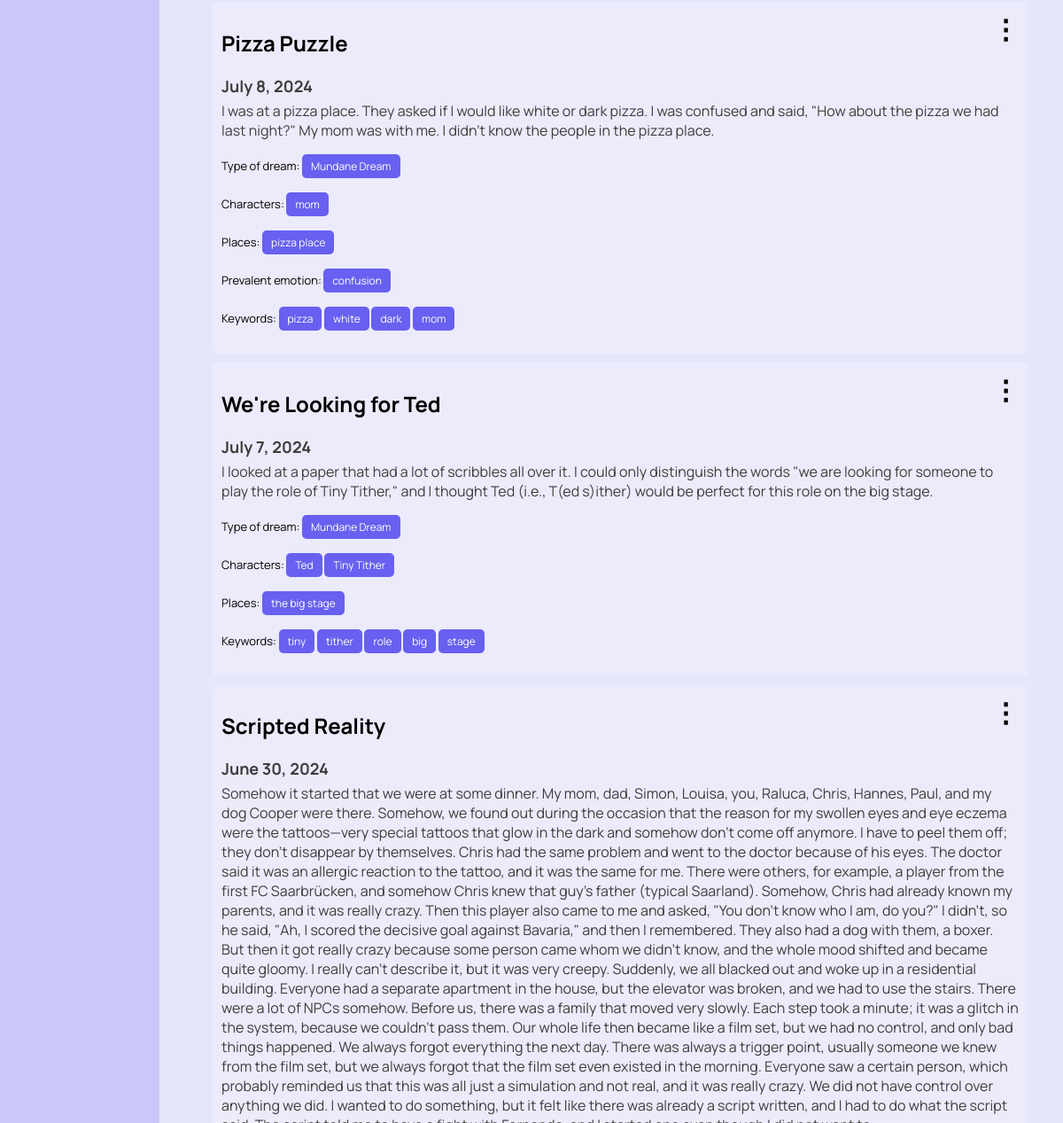
The page /dreams/view_shared/ (signed in, middle part) on the database as committed earlier.
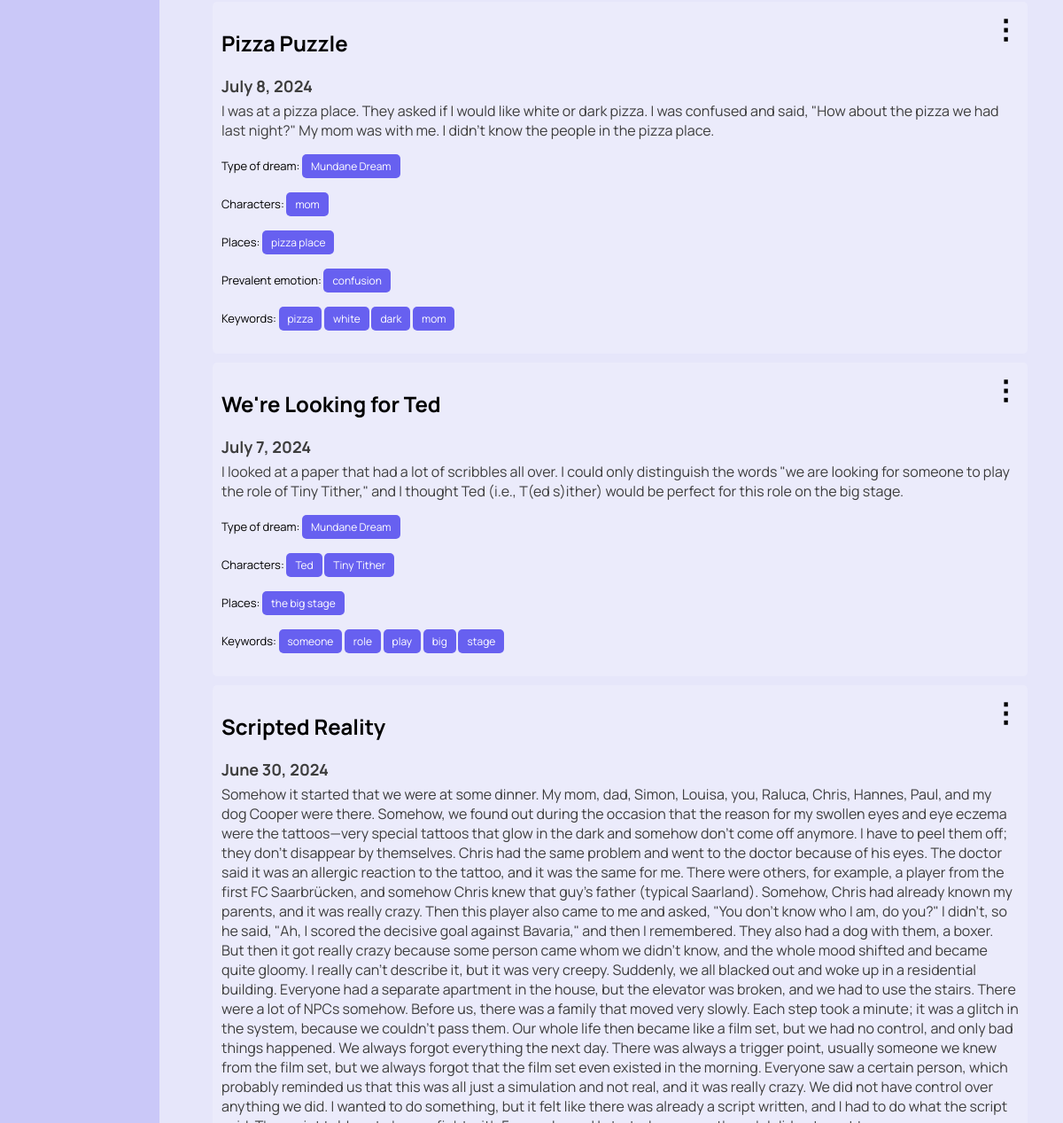
The same page on the database as committed later.
### dreams/models.py (models this page shows, shortened)
class Dream(models.Model):
    classification_options = [
        ('0', 'Nightmare'),
        ('1', 'Mundane Dream'),
        ('2', 'Lucid Dream'),
        ('3', 'Existential Dream'),
    ]
    user = models.ForeignKey(User, on_delete=models.CASCADE)
    date = models.DateField()
    time = models.TimeField(default=timezone.now)
    content = models.TextField()
    shared = models.BooleanField(default=False)
    anon = models.BooleanField(default=False)
    processed = models.BooleanField(default=False)
    is_favorite = models.BooleanField(default=False)
    keywords = models.JSONField(default=list, blank=True)
    classification = models.CharField(max_length=1, choices=classification_options, blank=True, null=True, default='')
    characters = models.JSONField(default=list, blank=True)
    places = models.JSONField(default=list, blank=True)
    emotion = models.CharField(max_length=20, blank=True)
    emotion_options = ['anger', 'apprehension', 'sadness', 'confusion', 'happiness', '']
    optional_titles = models.JSONField(default=list, blank=True)
    title = models.TextField(blank=True)
    User.add_to_class('is_new', models.BooleanField(default=True))
    def classification_string(self):
        return dict(self.classification_options).get(self.classification, "No classification")

### dreams/views.py (the view)
# urls.py: path('view_shared/', views.view_shared, name='view_shared'),
@login_required
def view_shared(request):
    query = request.GET.get('q', '')
    dreams = Dream.objects.filter(shared=True)
    if query:
        dreams = dreams.filter(content__icontains=query)
    dreams = dreams.order_by('-date', '-time')
    context = {
        'dreams': dreams,
        'query': query,
        'is_shared_view': True,
    }
    return render(request, 'dreams/dream_journal.html', context)

### dreams/templatetags/highlight.py (called while the page is built)
@register.filter(name='highlight')
def highlight(text, search):
    pattern = re.compile(re.escape(search), re.IGNORECASE)
    highlighted_text = pattern.sub(f'<span class="highlight">{search}</span>', text)
    return highlighted_text

### dreams/templates/dreams/dream_journal.html (shortened to what this page needs)
{% load static %}
{% load highlight %}
<!DOCTYPE html>
<html>
<head>
    <link rel="stylesheet" type="text/css" href="{% static 'css/styles.css' %}">
</head>
<body>
<div class="sidenav">
</div>
<div class="dreams">
    {% if dreams %}
    {% for dream in dreams%}
    {% if not query or query|lower in dream.content|lower %}
    <div class="dream">
        {% if dream.title %}
            <h2 class="dream-title">{{ dream.title }}</h2>
        {% endif %}
        <h3 class="dream-date">{{ dream.date }}</h3>
        <p class="dream-content">
            {% autoescape off %}
            {{ dream.content|safe|highlight:query }}
            {% endautoescape %}
        </p>
        <p class="class-form">
            {% if dream.classification %}
            Type of dream:
            <form class="class-form" method="get" action="{% url 'dreams:dream_journal' %}">
                <button type="submit">{{ dream.classification_string}}</button>
            </form>
            {% endif %}
        </p>
        <p class="class-form">
            {% if dream.characters %}
            Characters:
            {% for character in dream.characters %}
                <form class="class-form" method="get" action="{% url 'dreams:dream_journal' %}">
                    <button type="submit">{{ character }}</button>
                </form>
            {% endfor %}
            {% endif %}
        </p>
        <p class="class-form">
            {% if dream.places %}
            Places:
            {% for place in dream.places %}
                <form class="class-form" method="get" action="{% url 'dreams:dream_journal' %}">
                    <button type="submit">{{ place }}</button>
                </form>
            {% endfor %}
            {% endif %}
        </p>
        <p class="class-form">
            {%if dream.emotion%}
            Prevalent emotion:
                <form class="class-form" method="get" action="{% url 'dreams:dream_journal' %}">
                <button type="submit">{{ dream.emotion }}</button>
            </form>
            {%endif%}
        </p>
        <p class="keyword-form">
            {%if dream.keywords%}
            Keywords:
            {%endif%}
            {% for keyword in dream.keywords %}
            <form class="keyword-form" method="get" action="{% url 'dreams:dream_journal' %}">
                <button type="submit">{{ keyword }}</button>
            </form>
            {% endfor %}
        </p>
        <div class="menu">
            <span class="icon">⋮</span>
        </div>
    </div>
    {% endif %}
    {% endfor %}
    {% else %}
    <p>No dreams found.</p>
    {% endif %}
</div>
</body>
</html>

Rows that differ between the two databases and show on the page:
changed Dream "We're Looking for Ted": content|highlight "…o v e r i t . I c o…" → "…o v e r . I c o…"
computed for Dream "Scripted Reality": content|highlight "…w , C h" → "…w , C h r i s"
Other text that changed with them:
new list line: "someone"
new list line: "play"
list line gone: "tiny"
list line gone: "tither"
